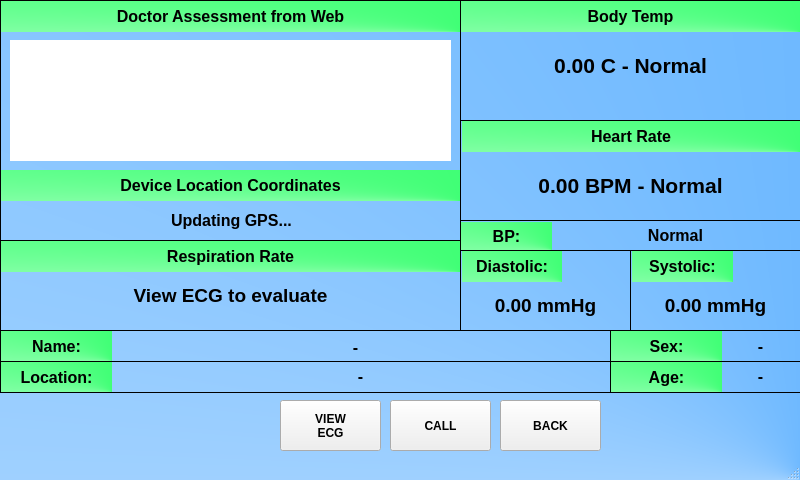
<?xml version="1.0" encoding="UTF-8"?>
<ui version="4.0">
 <class>MainWindow</class>
 <widget class="QMainWindow" name="MainWindow">
  <property name="geometry">
   <rect>
    <x>0</x>
    <y>0</y>
    <width>800</width>
    <height>480</height>
   </rect>
  </property>
  <property name="windowTitle">
   <string>MainWindow</string>
  </property>
  <property name="styleSheet">
   <string notr="true">#MainWindow
{
background-color: qconicalgradient(cx:1, cy:1, angle:0, stop:0 rgba(63, 162, 255, 255), stop:1 rgba(255, 255, 255, 255));
}</string>
  </property>
  <widget class="QWidget" name="centralwidget">
   <widget class="QPushButton" name="callButton">
    <property name="geometry">
     <rect>
      <x>390</x>
      <y>400</y>
      <width>101</width>
      <height>51</height>
     </rect>
    </property>
    <property name="font">
     <font>
      <weight>75</weight>
      <bold>true</bold>
     </font>
    </property>
    <property name="text">
     <string>CALL</string>
    </property>
   </widget>
   <widget class="QLabel" name="label_14">
    <property name="geometry">
     <rect>
      <x>461</x>
      <y>1</y>
      <width>339</width>
      <height>31</height>
     </rect>
    </property>
    <property name="font">
     <font>
      <pointsize>12</pointsize>
      <weight>75</weight>
      <bold>true</bold>
     </font>
    </property>
    <property name="styleSheet">
     <string notr="true">background-color: qconicalgradient(cx:1, cy:1, angle:0, stop:0 rgba(1, 255, 72, 255), stop:1 rgba(255, 255, 255, 255));</string>
    </property>
    <property name="text">
     <string>Body Temp</string>
    </property>
    <property name="alignment">
     <set>Qt::AlignCenter</set>
    </property>
   </widget>
   <widget class="QLabel" name="label_16">
    <property name="geometry">
     <rect>
      <x>461</x>
      <y>222</y>
      <width>91</width>
      <height>28</height>
     </rect>
    </property>
    <property name="font">
     <font>
      <pointsize>12</pointsize>
      <weight>75</weight>
      <bold>true</bold>
     </font>
    </property>
    <property name="styleSheet">
     <string notr="true">background-color: qconicalgradient(cx:1, cy:1, angle:0, stop:0 rgba(1, 255, 72, 255), stop:1 rgba(255, 255, 255, 255));</string>
    </property>
    <property name="text">
     <string>BP:</string>
    </property>
    <property name="alignment">
     <set>Qt::AlignCenter</set>
    </property>
   </widget>
   <widget class="QLabel" name="label_17">
    <property name="geometry">
     <rect>
      <x>1</x>
      <y>1</y>
      <width>459</width>
      <height>31</height>
     </rect>
    </property>
    <property name="font">
     <font>
      <pointsize>12</pointsize>
      <weight>75</weight>
      <bold>true</bold>
     </font>
    </property>
    <property name="styleSheet">
     <string notr="true">background-color: qconicalgradient(cx:1, cy:1, angle:0, stop:0 rgba(1, 255, 72, 255), stop:1 rgba(255, 255, 255, 255));</string>
    </property>
    <property name="text">
     <string>Doctor Assessment from Web</string>
    </property>
    <property name="alignment">
     <set>Qt::AlignCenter</set>
    </property>
   </widget>
   <widget class="QLabel" name="label_19">
    <property name="geometry">
     <rect>
      <x>1</x>
      <y>362</y>
      <width>111</width>
      <height>30</height>
     </rect>
    </property>
    <property name="font">
     <font>
      <pointsize>12</pointsize>
      <weight>75</weight>
      <bold>true</bold>
     </font>
    </property>
    <property name="styleSheet">
     <string notr="true">background-color: qconicalgradient(cx:1, cy:1, angle:0, stop:0 rgba(1, 255, 72, 255), stop:1 rgba(255, 255, 255, 255));</string>
    </property>
    <property name="text">
     <string>Location:</string>
    </property>
    <property name="alignment">
     <set>Qt::AlignCenter</set>
    </property>
   </widget>
   <widget class="QLabel" name="label_20">
    <property name="geometry">
     <rect>
      <x>462</x>
      <y>251</y>
      <width>100</width>
      <height>31</height>
     </rect>
    </property>
    <property name="font">
     <font>
      <pointsize>12</pointsize>
      <weight>75</weight>
      <bold>true</bold>
     </font>
    </property>
    <property name="styleSheet">
     <string notr="true">background-color: qconicalgradient(cx:1, cy:1, angle:0, stop:0 rgba(1, 255, 72, 255), stop:1 rgba(255, 255, 255, 255));</string>
    </property>
    <property name="text">
     <string>Diastolic:</string>
    </property>
    <property name="alignment">
     <set>Qt::AlignCenter</set>
    </property>
   </widget>
   <widget class="QLabel" name="label_37">
    <property name="geometry">
     <rect>
      <x>632</x>
      <y>251</y>
      <width>101</width>
      <height>31</height>
     </rect>
    </property>
    <property name="font">
     <font>
      <pointsize>12</pointsize>
      <weight>75</weight>
      <bold>true</bold>
     </font>
    </property>
    <property name="styleSheet">
     <string notr="true">background-color: qconicalgradient(cx:1, cy:1, angle:0, stop:0 rgba(1, 255, 72, 255), stop:1 rgba(255, 255, 255, 255));</string>
    </property>
    <property name="text">
     <string>Systolic:</string>
    </property>
    <property name="alignment">
     <set>Qt::AlignCenter</set>
    </property>
   </widget>
   <widget class="QLabel" name="respirationRateTB">
    <property name="geometry">
     <rect>
      <x>1</x>
      <y>241</y>
      <width>459</width>
      <height>31</height>
     </rect>
    </property>
    <property name="font">
     <font>
      <pointsize>12</pointsize>
      <weight>75</weight>
      <bold>true</bold>
     </font>
    </property>
    <property name="styleSheet">
     <string notr="true">background-color: qconicalgradient(cx:1, cy:1, angle:0, stop:0 rgba(1, 255, 72, 255), stop:1 rgba(255, 255, 255, 255));</string>
    </property>
    <property name="text">
     <string>Respiration Rate</string>
    </property>
    <property name="alignment">
     <set>Qt::AlignCenter</set>
    </property>
   </widget>
   <widget class="QLabel" name="label_23">
    <property name="geometry">
     <rect>
      <x>1</x>
      <y>331</y>
      <width>111</width>
      <height>30</height>
     </rect>
    </property>
    <property name="font">
     <font>
      <pointsize>12</pointsize>
      <weight>75</weight>
      <bold>true</bold>
     </font>
    </property>
    <property name="styleSheet">
     <string notr="true">background-color: qconicalgradient(cx:1, cy:1, angle:0, stop:0 rgba(1, 255, 72, 255), stop:1 rgba(255, 255, 255, 255));</string>
    </property>
    <property name="text">
     <string>Name:</string>
    </property>
    <property name="alignment">
     <set>Qt::AlignCenter</set>
    </property>
   </widget>
   <widget class="QLabel" name="label_24">
    <property name="geometry">
     <rect>
      <x>611</x>
      <y>331</y>
      <width>111</width>
      <height>30</height>
     </rect>
    </property>
    <property name="font">
     <font>
      <pointsize>12</pointsize>
      <weight>75</weight>
      <bold>true</bold>
     </font>
    </property>
    <property name="styleSheet">
     <string notr="true">background-color: qconicalgradient(cx:1, cy:1, angle:0, stop:0 rgba(1, 255, 72, 255), stop:1 rgba(255, 255, 255, 255));</string>
    </property>
    <property name="text">
     <string>Sex:</string>
    </property>
    <property name="alignment">
     <set>Qt::AlignCenter</set>
    </property>
   </widget>
   <widget class="QLabel" name="label_25">
    <property name="geometry">
     <rect>
      <x>611</x>
      <y>362</y>
      <width>111</width>
      <height>30</height>
     </rect>
    </property>
    <property name="font">
     <font>
      <pointsize>12</pointsize>
      <weight>75</weight>
      <bold>true</bold>
     </font>
    </property>
    <property name="styleSheet">
     <string notr="true">background-color: qconicalgradient(cx:1, cy:1, angle:0, stop:0 rgba(1, 255, 72, 255), stop:1 rgba(255, 255, 255, 255));</string>
    </property>
    <property name="text">
     <string>Age:</string>
    </property>
    <property name="alignment">
     <set>Qt::AlignCenter</set>
    </property>
   </widget>
   <widget class="QTextEdit" name="doctorAssessmentTextbox">
    <property name="geometry">
     <rect>
      <x>10</x>
      <y>40</y>
      <width>441</width>
      <height>121</height>
     </rect>
    </property>
    <property name="frameShape">
     <enum>QFrame::NoFrame</enum>
    </property>
    <property name="readOnly">
     <bool>true</bool>
    </property>
    <property name="html">
     <string>&lt;!DOCTYPE HTML PUBLIC &quot;-//W3C//DTD HTML 4.0//EN&quot; &quot;http://www.w3.org/TR/REC-html40/strict.dtd&quot;&gt;
&lt;html&gt;&lt;head&gt;&lt;meta name=&quot;qrichtext&quot; content=&quot;1&quot; /&gt;&lt;style type=&quot;text/css&quot;&gt;
p, li { white-space: pre-wrap; }
&lt;/style&gt;&lt;/head&gt;&lt;body style=&quot; font-family:'MS Shell Dlg 2'; font-size:7.8pt; font-weight:400; font-style:normal;&quot;&gt;
&lt;p style=&quot;-qt-paragraph-type:empty; margin-top:0px; margin-bottom:0px; margin-left:0px; margin-right:0px; -qt-block-indent:0; text-indent:0px;&quot;&gt;&lt;br /&gt;&lt;/p&gt;&lt;/body&gt;&lt;/html&gt;</string>
    </property>
   </widget>
   <widget class="QLabel" name="bodyTempTB">
    <property name="geometry">
     <rect>
      <x>460</x>
      <y>50</y>
      <width>341</width>
      <height>31</height>
     </rect>
    </property>
    <property name="font">
     <font>
      <pointsize>16</pointsize>
      <weight>75</weight>
      <bold>true</bold>
     </font>
    </property>
    <property name="text">
     <string>0.00 C - Normal</string>
    </property>
    <property name="alignment">
     <set>Qt::AlignCenter</set>
    </property>
   </widget>
   <widget class="QLabel" name="diastolicTB">
    <property name="geometry">
     <rect>
      <x>460</x>
      <y>290</y>
      <width>171</width>
      <height>31</height>
     </rect>
    </property>
    <property name="font">
     <font>
      <pointsize>14</pointsize>
      <weight>75</weight>
      <bold>true</bold>
     </font>
    </property>
    <property name="text">
     <string>0.00 mmHg</string>
    </property>
    <property name="alignment">
     <set>Qt::AlignCenter</set>
    </property>
   </widget>
   <widget class="QLabel" name="systolicTB">
    <property name="geometry">
     <rect>
      <x>630</x>
      <y>290</y>
      <width>171</width>
      <height>31</height>
     </rect>
    </property>
    <property name="font">
     <font>
      <pointsize>14</pointsize>
      <weight>75</weight>
      <bold>true</bold>
     </font>
    </property>
    <property name="text">
     <string>0.00 mmHg</string>
    </property>
    <property name="alignment">
     <set>Qt::AlignCenter</set>
    </property>
   </widget>
   <widget class="QLabel" name="label_29">
    <property name="geometry">
     <rect>
      <x>0</x>
      <y>280</y>
      <width>461</width>
      <height>31</height>
     </rect>
    </property>
    <property name="font">
     <font>
      <pointsize>14</pointsize>
      <weight>75</weight>
      <bold>true</bold>
     </font>
    </property>
    <property name="text">
     <string>View ECG to evaluate</string>
    </property>
    <property name="alignment">
     <set>Qt::AlignCenter</set>
    </property>
   </widget>
   <widget class="QLabel" name="locationTB">
    <property name="geometry">
     <rect>
      <x>110</x>
      <y>361</y>
      <width>501</width>
      <height>31</height>
     </rect>
    </property>
    <property name="font">
     <font>
      <pointsize>12</pointsize>
      <weight>75</weight>
      <bold>true</bold>
     </font>
    </property>
    <property name="text">
     <string>-</string>
    </property>
    <property name="alignment">
     <set>Qt::AlignCenter</set>
    </property>
   </widget>
   <widget class="QLabel" name="nameTB">
    <property name="geometry">
     <rect>
      <x>110</x>
      <y>332</y>
      <width>491</width>
      <height>31</height>
     </rect>
    </property>
    <property name="font">
     <font>
      <pointsize>12</pointsize>
      <weight>75</weight>
      <bold>true</bold>
     </font>
    </property>
    <property name="text">
     <string>-</string>
    </property>
    <property name="alignment">
     <set>Qt::AlignCenter</set>
    </property>
   </widget>
   <widget class="QLabel" name="sexTB">
    <property name="geometry">
     <rect>
      <x>720</x>
      <y>331</y>
      <width>81</width>
      <height>31</height>
     </rect>
    </property>
    <property name="font">
     <font>
      <pointsize>12</pointsize>
      <weight>75</weight>
      <bold>true</bold>
     </font>
    </property>
    <property name="text">
     <string>-</string>
    </property>
    <property name="alignment">
     <set>Qt::AlignCenter</set>
    </property>
   </widget>
   <widget class="QLabel" name="ageTB">
    <property name="geometry">
     <rect>
      <x>720</x>
      <y>361</y>
      <width>81</width>
      <height>31</height>
     </rect>
    </property>
    <property name="font">
     <font>
      <pointsize>12</pointsize>
      <weight>75</weight>
      <bold>true</bold>
     </font>
    </property>
    <property name="text">
     <string>-</string>
    </property>
    <property name="alignment">
     <set>Qt::AlignCenter</set>
    </property>
   </widget>
   <widget class="QLabel" name="label_34">
    <property name="geometry">
     <rect>
      <x>462</x>
      <y>121</y>
      <width>338</width>
      <height>31</height>
     </rect>
    </property>
    <property name="font">
     <font>
      <pointsize>12</pointsize>
      <weight>75</weight>
      <bold>true</bold>
     </font>
    </property>
    <property name="styleSheet">
     <string notr="true">background-color: qconicalgradient(cx:1, cy:1, angle:0, stop:0 rgba(1, 255, 72, 255), stop:1 rgba(255, 255, 255, 255));</string>
    </property>
    <property name="text">
     <string>Heart Rate</string>
    </property>
    <property name="alignment">
     <set>Qt::AlignCenter</set>
    </property>
   </widget>
   <widget class="QLabel" name="heartRateTB">
    <property name="geometry">
     <rect>
      <x>460</x>
      <y>170</y>
      <width>341</width>
      <height>31</height>
     </rect>
    </property>
    <property name="font">
     <font>
      <pointsize>16</pointsize>
      <weight>75</weight>
      <bold>true</bold>
     </font>
    </property>
    <property name="text">
     <string>0.00 BPM - Normal</string>
    </property>
    <property name="alignment">
     <set>Qt::AlignCenter</set>
    </property>
   </widget>
   <widget class="QLabel" name="bpStatusTB">
    <property name="geometry">
     <rect>
      <x>550</x>
      <y>220</y>
      <width>251</width>
      <height>31</height>
     </rect>
    </property>
    <property name="font">
     <font>
      <pointsize>12</pointsize>
      <weight>75</weight>
      <bold>true</bold>
     </font>
    </property>
    <property name="text">
     <string>Normal</string>
    </property>
    <property name="alignment">
     <set>Qt::AlignCenter</set>
    </property>
   </widget>
   <widget class="QPushButton" name="backButton">
    <property name="geometry">
     <rect>
      <x>500</x>
      <y>400</y>
      <width>101</width>
      <height>51</height>
     </rect>
    </property>
    <property name="font">
     <font>
      <weight>75</weight>
      <bold>true</bold>
     </font>
    </property>
    <property name="text">
     <string>BACK</string>
    </property>
   </widget>
   <widget class="QPushButton" name="viewECGButton">
    <property name="geometry">
     <rect>
      <x>280</x>
      <y>400</y>
      <width>101</width>
      <height>51</height>
     </rect>
    </property>
    <property name="font">
     <font>
      <weight>75</weight>
      <bold>true</bold>
     </font>
    </property>
    <property name="text">
     <string>VIEW
ECG</string>
    </property>
   </widget>
   <widget class="QLabel" name="label_2">
    <property name="geometry">
     <rect>
      <x>0</x>
      <y>0</y>
      <width>461</width>
      <height>241</height>
     </rect>
    </property>
    <property name="frameShape">
     <enum>QFrame::Box</enum>
    </property>
    <property name="text">
     <string/>
    </property>
   </widget>
   <widget class="QLabel" name="label_3">
    <property name="geometry">
     <rect>
      <x>460</x>
      <y>0</y>
      <width>341</width>
      <height>121</height>
     </rect>
    </property>
    <property name="frameShape">
     <enum>QFrame::Box</enum>
    </property>
    <property name="text">
     <string/>
    </property>
   </widget>
   <widget class="QLabel" name="label_4">
    <property name="geometry">
     <rect>
      <x>460</x>
      <y>120</y>
      <width>341</width>
      <height>101</height>
     </rect>
    </property>
    <property name="frameShape">
     <enum>QFrame::Box</enum>
    </property>
    <property name="text">
     <string/>
    </property>
   </widget>
   <widget class="QLabel" name="label_5">
    <property name="geometry">
     <rect>
      <x>460</x>
      <y>220</y>
      <width>341</width>
      <height>31</height>
     </rect>
    </property>
    <property name="frameShape">
     <enum>QFrame::Box</enum>
    </property>
    <property name="text">
     <string/>
    </property>
   </widget>
   <widget class="QLabel" name="label_6">
    <property name="geometry">
     <rect>
      <x>460</x>
      <y>250</y>
      <width>171</width>
      <height>81</height>
     </rect>
    </property>
    <property name="frameShape">
     <enum>QFrame::Box</enum>
    </property>
    <property name="text">
     <string/>
    </property>
   </widget>
   <widget class="QLabel" name="label_7">
    <property name="geometry">
     <rect>
      <x>630</x>
      <y>250</y>
      <width>171</width>
      <height>81</height>
     </rect>
    </property>
    <property name="frameShape">
     <enum>QFrame::Box</enum>
    </property>
    <property name="text">
     <string/>
    </property>
   </widget>
   <widget class="QLabel" name="label_8">
    <property name="geometry">
     <rect>
      <x>0</x>
      <y>240</y>
      <width>461</width>
      <height>91</height>
     </rect>
    </property>
    <property name="frameShape">
     <enum>QFrame::Box</enum>
    </property>
    <property name="text">
     <string/>
    </property>
   </widget>
   <widget class="QLabel" name="label_9">
    <property name="geometry">
     <rect>
      <x>0</x>
      <y>330</y>
      <width>611</width>
      <height>32</height>
     </rect>
    </property>
    <property name="frameShape">
     <enum>QFrame::Box</enum>
    </property>
    <property name="text">
     <string/>
    </property>
   </widget>
   <widget class="QLabel" name="label_10">
    <property name="geometry">
     <rect>
      <x>610</x>
      <y>330</y>
      <width>191</width>
      <height>32</height>
     </rect>
    </property>
    <property name="frameShape">
     <enum>QFrame::Box</enum>
    </property>
    <property name="text">
     <string/>
    </property>
   </widget>
   <widget class="QLabel" name="label_11">
    <property name="geometry">
     <rect>
      <x>0</x>
      <y>361</y>
      <width>611</width>
      <height>32</height>
     </rect>
    </property>
    <property name="frameShape">
     <enum>QFrame::Box</enum>
    </property>
    <property name="text">
     <string/>
    </property>
   </widget>
   <widget class="QLabel" name="label_12">
    <property name="geometry">
     <rect>
      <x>610</x>
      <y>361</y>
      <width>191</width>
      <height>32</height>
     </rect>
    </property>
    <property name="frameShape">
     <enum>QFrame::Box</enum>
    </property>
    <property name="text">
     <string/>
    </property>
   </widget>
   <widget class="QLabel" name="label_18">
    <property name="geometry">
     <rect>
      <x>1</x>
      <y>170</y>
      <width>459</width>
      <height>31</height>
     </rect>
    </property>
    <property name="font">
     <font>
      <pointsize>12</pointsize>
      <weight>75</weight>
      <bold>true</bold>
     </font>
    </property>
    <property name="styleSheet">
     <string notr="true">background-color: qconicalgradient(cx:1, cy:1, angle:0, stop:0 rgba(1, 255, 72, 255), stop:1 rgba(255, 255, 255, 255));</string>
    </property>
    <property name="text">
     <string>Device Location Coordinates</string>
    </property>
    <property name="alignment">
     <set>Qt::AlignCenter</set>
    </property>
   </widget>
   <widget class="QLabel" name="deviceCoordinates">
    <property name="geometry">
     <rect>
      <x>1</x>
      <y>205</y>
      <width>461</width>
      <height>31</height>
     </rect>
    </property>
    <property name="font">
     <font>
      <pointsize>12</pointsize>
      <weight>75</weight>
      <bold>true</bold>
     </font>
    </property>
    <property name="text">
     <string>Updating GPS...</string>
    </property>
    <property name="alignment">
     <set>Qt::AlignCenter</set>
    </property>
   </widget>
   <zorder>label_12</zorder>
   <zorder>label_11</zorder>
   <zorder>label_10</zorder>
   <zorder>label_9</zorder>
   <zorder>label_5</zorder>
   <zorder>label_3</zorder>
   <zorder>label_6</zorder>
   <zorder>label_4</zorder>
   <zorder>label_2</zorder>
   <zorder>label_7</zorder>
   <zorder>label_8</zorder>
   <zorder>callButton</zorder>
   <zorder>label_14</zorder>
   <zorder>label_16</zorder>
   <zorder>label_17</zorder>
   <zorder>label_19</zorder>
   <zorder>label_20</zorder>
   <zorder>label_37</zorder>
   <zorder>respirationRateTB</zorder>
   <zorder>label_23</zorder>
   <zorder>label_24</zorder>
   <zorder>label_25</zorder>
   <zorder>doctorAssessmentTextbox</zorder>
   <zorder>bodyTempTB</zorder>
   <zorder>diastolicTB</zorder>
   <zorder>systolicTB</zorder>
   <zorder>label_29</zorder>
   <zorder>locationTB</zorder>
   <zorder>nameTB</zorder>
   <zorder>sexTB</zorder>
   <zorder>ageTB</zorder>
   <zorder>label_34</zorder>
   <zorder>heartRateTB</zorder>
   <zorder>bpStatusTB</zorder>
   <zorder>backButton</zorder>
   <zorder>viewECGButton</zorder>
   <zorder>label_18</zorder>
   <zorder>deviceCoordinates</zorder>
  </widget>
  <widget class="QMenuBar" name="menubar">
   <property name="geometry">
    <rect>
     <x>0</x>
     <y>0</y>
     <width>800</width>
     <height>26</height>
    </rect>
   </property>
  </widget>
  <widget class="QStatusBar" name="statusbar"/>
 </widget>
 <resources/>
 <connections/>
</ui>
